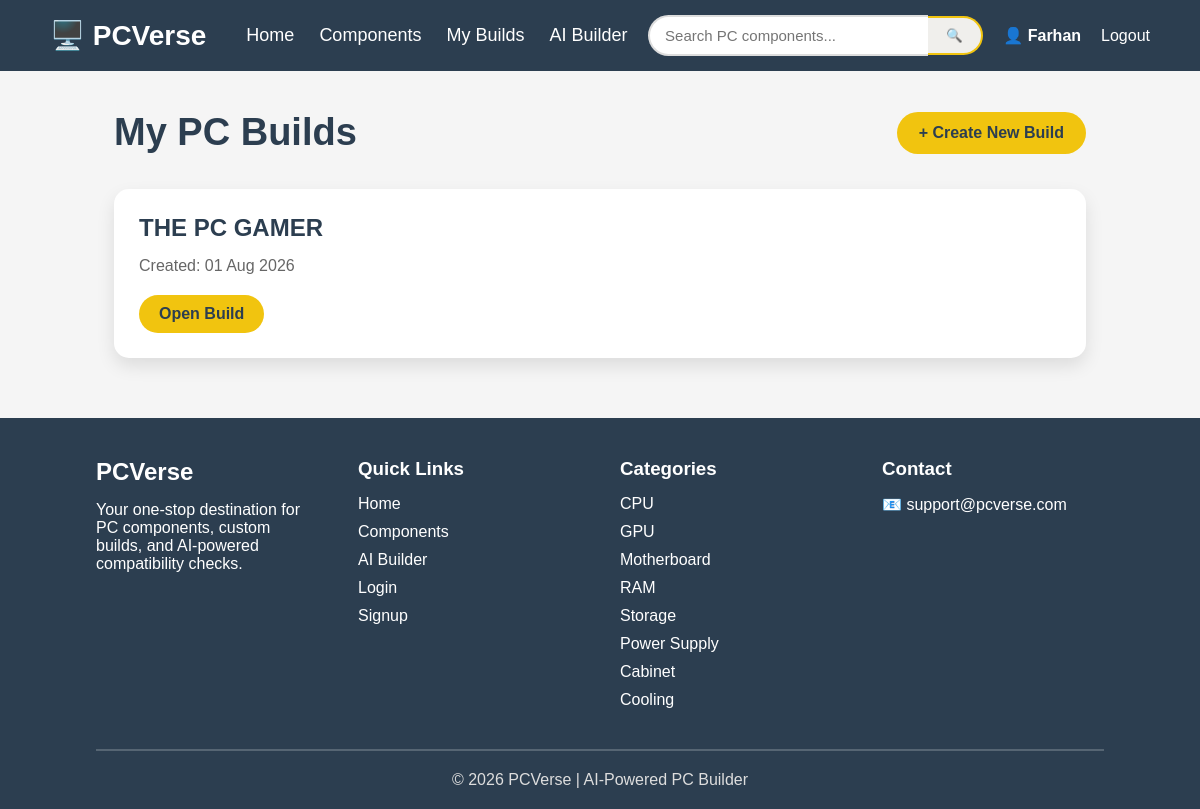
Before: /my-builds (signed in) with the older database file.
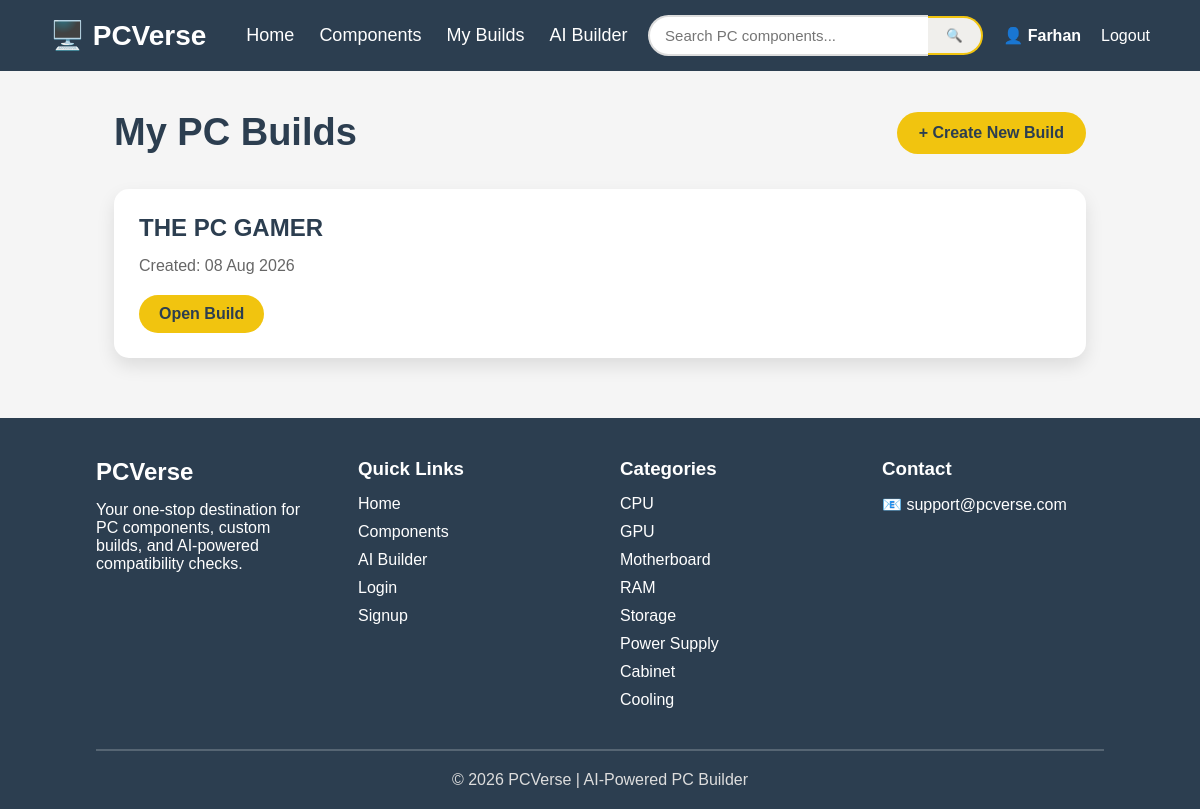
After: the same page with the newer database file.
### app/models.py (models this page shows, shortened)
class User(UserMixin, db.Model):
    id = db.Column(db.Integer, primary_key=True)
    username = db.Column(db.String(20), unique=True, nullable=False)
    email = db.Column(db.String(120), unique=True, nullable=False)
    password = db.Column(db.String(255), nullable=False)
    builds = db.relationship("Build", backref="user", lazy=True, cascade="all, delete-orphan")

class Build(db.Model):
    id = db.Column(db.Integer, primary_key = True)
    name = db.Column(db.String(100), nullable = False)
    created_at = db.Column(db.DateTime, default = db.func.current_timestamp())
    user_id = db.Column(db.Integer, db.ForeignKey("user.id"), nullable = False)
    items = db.relationship("BuildItem", backref = "build", lazy = True, cascade = "all, delete-orphan")

### app/routes.py (the view)
@main.route("/my-builds")
@login_required
def my_builds():
    builds = Build.query.filter_by(user_id=current_user.id).all()
    return render_template("my_build.html",builds=builds)

### app/models.py (called while the page is built)
@login_manager.user_loader
def load_user(user_id):
    return db.session.get(User, int(user_id))

### app/templates/my_build.html
{% extends "layout.html" %}
{% block content %}
<div class="builds-container">
    <div class="build-header">
        <h1>My PC Builds</h1>
        <a href="{{ url_for('main.create_build') }}" class="create-build-btn">
            + Create New Build
        </a>
    </div>
    {% if builds %}
    <div class="build-grid">
        {% for build in builds %}
        <div class="build-card">
            <h2>{{ build.name }}</h2>
            <p>
                Created: {{ build.created_at.strftime("%d %b %Y") }}
            </p>
            <a href="{{ url_for('main.build', build_id=build.id) }}" class="view-btn">
                Open Build
            </a>
        </div>
        {% endfor %}
    </div>
    {% else %}
    <div class="empty-build">
        <h2>No Builds Yet</h2>
        <p>Create Your First Custom PC Build!</p>
    </div>
    {% endif %}
</div>
{% endblock %}

### app/templates/layout.html (shortened to what this page needs)
<!DOCTYPE html>
<html lang="en">
<head>
    <link rel="stylesheet" href="{{ url_for('static', filename='style.css') }}">
</head>
<body>
    <nav class="navbar">
        <div class="nav-left">
            <div class="logo">
                <a href="{{ url_for('main.home') }}">🖥️ PCVerse</a>
            </div>
            <div class="nav-center">
                <a href="{{ url_for('main.home') }}">Home</a>
                <a href="{{ url_for('main.products') }}">Components</a>
                {% if current_user.is_authenticated %}
                    <a href="{{ url_for('main.my_builds') }}">My Builds</a>
                {% endif %}
                <a href="#">AI Builder</a>
            </div>
        </div>
        <div class="search-box">
            <form action="{{ url_for('main.products') }}" method="GET">
                <input type="text" name="search" placeholder="Search PC components...">
                <button type="submit">🔍</button>
            </form>
        </div>
        <div class="nav-right">
            {% if current_user.is_authenticated %}
            <span>👤 {{ current_user.username }}</span>
            <a href="{{ url_for('auth.logout') }}">
                Logout
            </a>
            {% endif %}
        </div>
    </nav>
    <div class="container">
        {% block content %}
        {% endblock content %}
    </div>
    {% if request.endpoint not in ['auth.login', 'auth.signup'] %}
    <footer class="footer">
        <div class="footer-container">
            <div class="footer-section">
                <h2>PCVerse</h2>
                <p>
                    Your one-stop destination for PC components, custom builds, and AI-powered compatibility checks.
                </p>
            </div>
            <div class="footer-section">
                <h3>Quick Links</h3>
                <a href="{{ url_for('main.home') }}">Home</a>
                <a href="{{ url_for('main.products') }}">Components</a>
                <a href="#">AI Builder</a>
                <a href="{{ url_for('auth.login') }}">Login</a>
                <a href="{{ url_for('auth.signup') }}">Signup</a>
            </div>
            <div class="footer-section">
                <h3>Categories</h3>
                <p>CPU</p>
                <p>GPU</p>
                <p>Motherboard</p>
                <p>RAM</p>
                <p>Storage</p>
                <p>Power Supply</p>
                <p>Cabinet</p>
                <p>Cooling</p>
            </div>
            <div class="footer-section">
                <h3>Contact</h3>
                <p>📧 support@pcverse.com</p>
            </div>
        </div>
        <hr>
        <p class="copyright">
            © 2026 PCVerse | AI-Powered PC Builder
        </p>
    </footer>
    {% endif %}
</body>
</html>

### app/static/style.css (style rules this page uses)
* { margin: 0; padding: 0; box-sizing: border-box; }
html { scroll-behavior: smooth; }
body { font-family: Arial, Helvetica, sans-serif; background: #f5f5f5; }
.container { width: 90%; margin: 30px auto 0; }
.navbar { display: flex; justify-content: space-between; align-items: center; padding: 15px 50px; background: #2c3e50; }
.nav-left { display: flex; align-items: center; gap: 40px; }
.logo a { color: #fff; text-decoration: none; font-size: 28px; font-weight: bold; }
.nav-center { display: flex; gap: 25px; }
.nav-center a { color: #fff; text-decoration: none; font-size: 18px; font-weight: 500; transition: .3s; }
.nav-right { display: flex; align-items: center; gap: 20px; }
.nav-right a { color: #fff; text-decoration: none; transition: .3s; }
.nav-right span { color: #fff; font-weight: bold; }
.search-box form { display: flex; align-items: center; }
.search-box input { width: 280px; padding: 10px 15px; border: 2px solid #ddd; border-right: none; border-radius: 30px 0 0 30px; outline: none; font-size: 15px; }
.search-box button { padding: 10px 18px; border: 2px solid #f1c40f; border-left: none; border-radius: 0 30px 30px 0; background: #f0efec; color: #2c3e50; cursor: pointer; transition: .3s; }
.view-btn { display: inline-block; padding: 10px 20px; border-radius: 30px; background: #f1c40f; color: #2c3e50; text-decoration: none; font-weight: bold; transition: .3s; }
.footer { margin-top: 60px; padding: 40px 8% 20px; background: #2c3e50; color: #fff; }
.footer-container { display: grid; grid-template-columns: repeat(auto-fit, minmax(220px, 1fr)); gap: 40px; }
.footer-section h2, .footer-section h3 { margin-bottom: 15px; }
.footer-section a { display: block; margin-bottom: 10px; color: #fff; text-decoration: none; transition: .3s; }
.footer-section p { margin-bottom: 10px; }
.footer hr { margin: 30px 0 20px; border: 1px solid rgba(255, 255, 255, .2); }
.copyright { text-align: center; color: #ddd; }
.builds-container { width: 90%; margin: 40px auto; }
.build-header { display: flex; justify-content: space-between; align-items: center; margin-bottom: 35px; }
.build-header h1 { color: #2c3e50; font-size: 38px; }
.create-build-btn { padding: 12px 22px; border-radius: 30px; background: #f1c40f; color: #2c3e50; text-decoration: none; font-weight: bold; transition: .3s; }
.build-grid { display: grid; grid-template-columns: repeat(auto-fit, minmax(300px, 1fr)); gap: 30px; }
.build-card { padding: 25px; border-radius: 15px; background: #fff; box-shadow: 0 8px 18px rgba(0, 0, 0, .1); transition: .3s; }
.build-card h2 { margin-bottom: 15px; color: #2c3e50; }
.build-card p { margin-bottom: 20px; color: #666; }

Changed rows visible on the page:
changed Build "THE PC GAMER": created_at "01 Aug 2026" → "08 Aug 2026"
